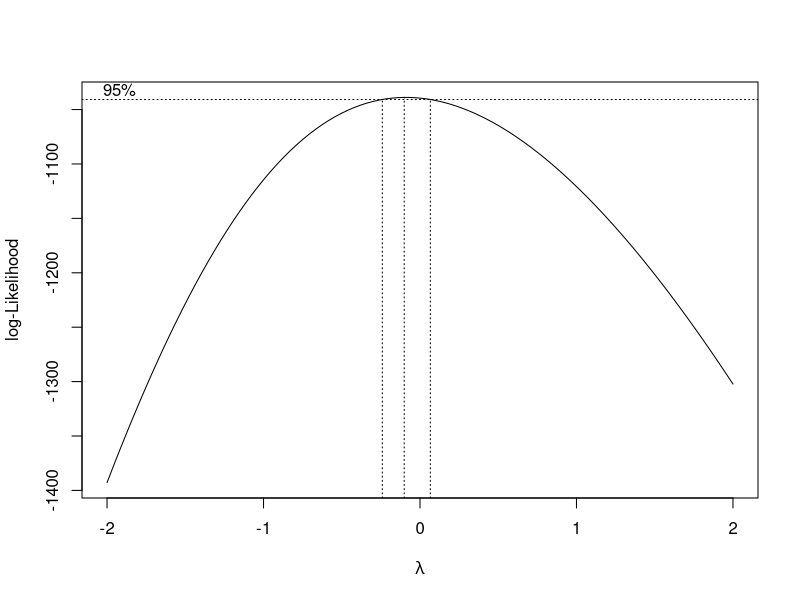
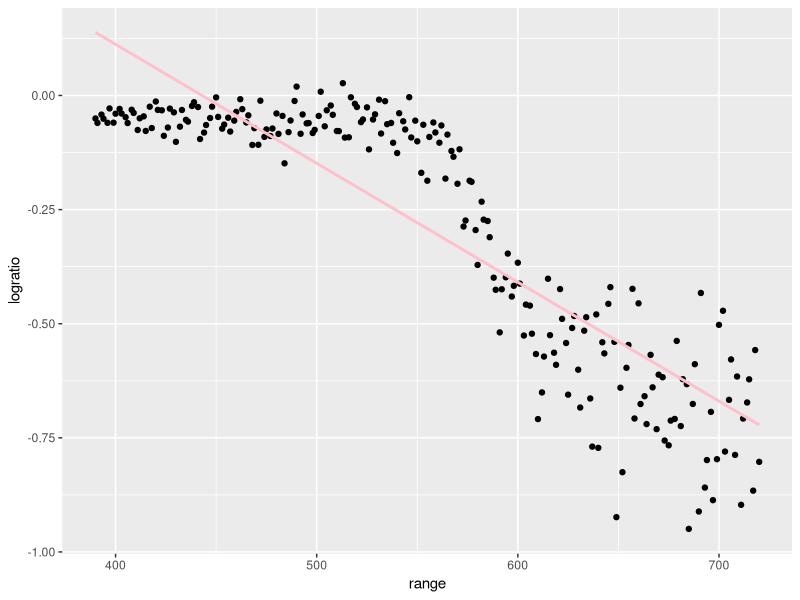
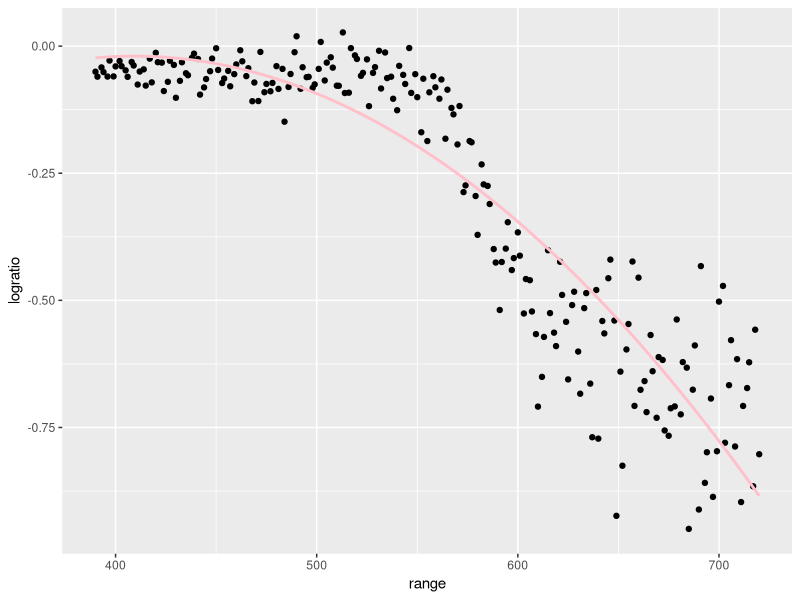
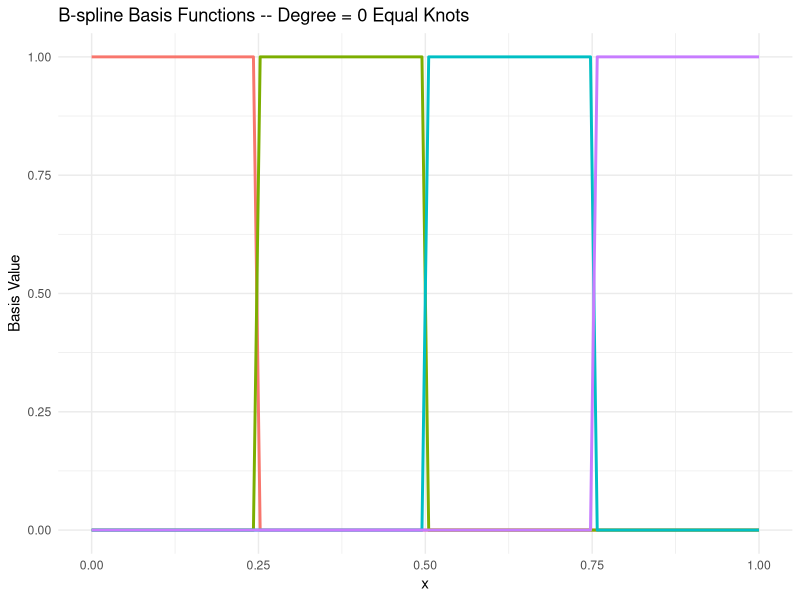
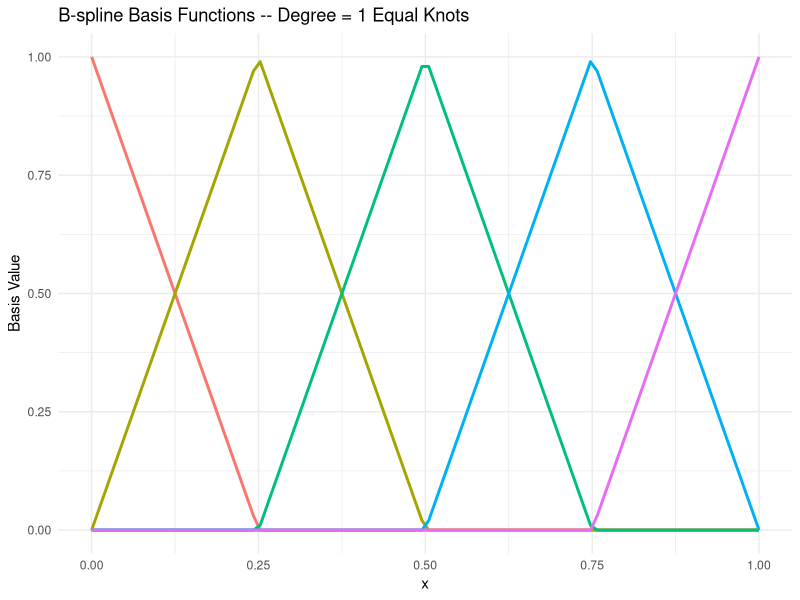
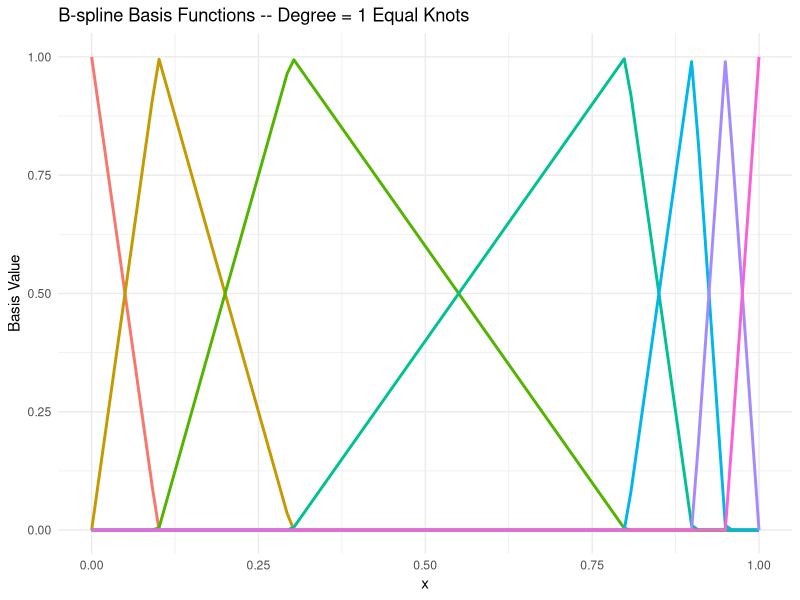
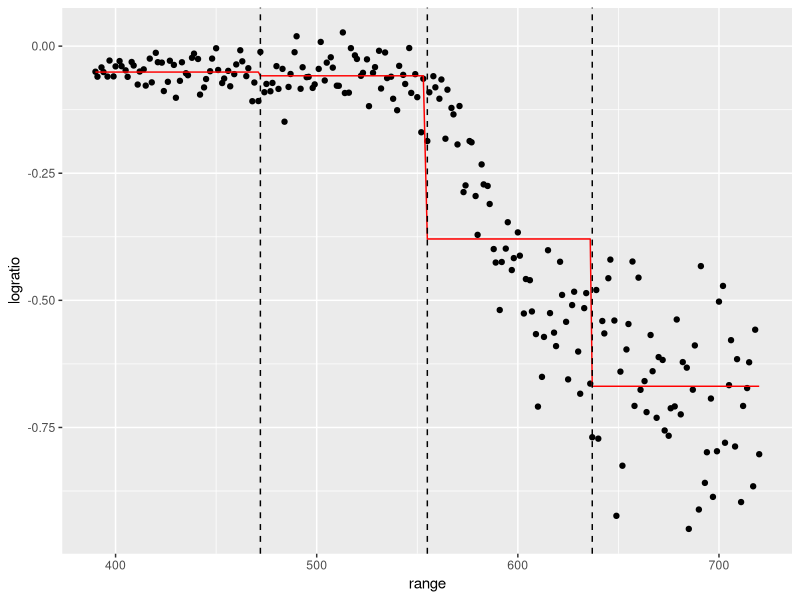
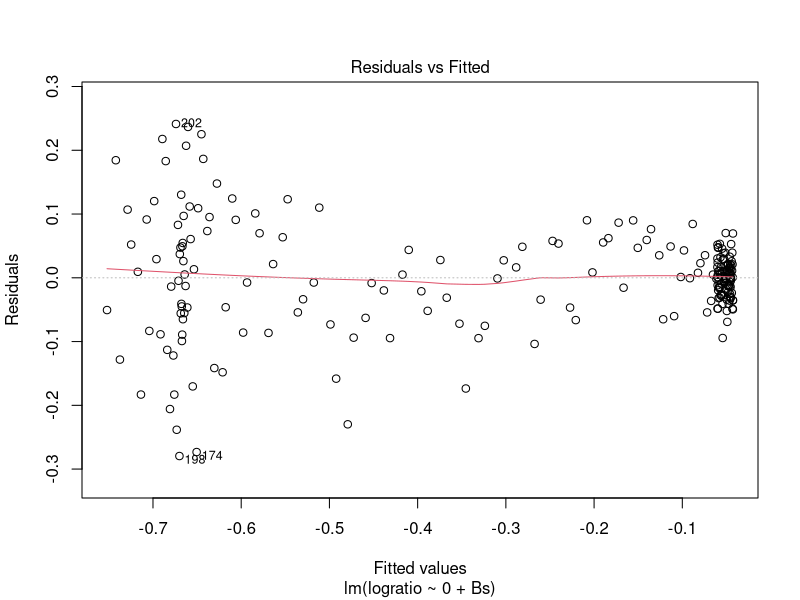

Source code (R) for these figures, in order:
## ---- chunk 1
library(MASS)
mod <- lm(medv ~ crim, Boston)
bc <- boxcox(mod)
bc$x[which.max(bc$y)] #extracts the optimal lambda based on the box cox transformation. 
# 0.1010101 #if this value is within the plot then a box cox transformation is appropriate.  
## ---- chunk 2
library(tidyverse)
lidar <- read.csv("Data/lidar.csv")
ggplot(lidar, aes(x = range, y = logratio))+
  geom_point() +
  geom_smooth(method = 'lm', formula = y ~ x, se=FALSE, color = 'pink')
## ---- chunk 3
ggplot(lidar, aes(x = range, y = logratio))+
  geom_point() +
  geom_smooth(method = 'lm', formula = y ~ poly(x,2), se=FALSE, color = 'pink')
## ---- chunk 4
library(splines2)
# Define a sequence of x values
x <- seq(0, 1, length.out = 100)

# Generate B-spline basis matrix
degree <- 0 # Degree of the spline
num_knots <- 3  # Number of internal knots
knots <- seq(0.25, 0.75, length.out = num_knots)
bspline_basis <- bSpline(x, knots = knots, degree = degree, intercept = TRUE)

# Convert the basis matrix to a data frame for ggplot
basis_df <- as.data.frame(bspline_basis)
basis_df$x <- x

# Melt the data frame for ggplot
library(reshape2)
basis_long <- melt(basis_df, id.vars = "x", variable.name = "Basis", value.name = "Value")

# Plot the B-spline basis functions
ggplot(basis_long, aes(x = x, y = Value, color = Basis)) +
  geom_line(size = 1) +
  labs(title = "B-spline Basis Functions -- Degree = 0 Equal Knots", x = "x", y = "Basis Value") +
  theme_minimal() +
  theme(legend.position = "none")
## ---- chunk 5
    x <- seq(0, 1, length.out = 100)

    # Generate B-spline basis matrix
    degree <- 1 # Degree of the spline
    num_knots <- 3  # Number of internal knots
    knots <- seq(0.25, 0.75, length.out = num_knots)
    bspline_basis <- bSpline(x, knots = knots, degree = degree, intercept = TRUE)

    # Convert the basis matrix to a data frame for ggplot
    basis_df <- as.data.frame(bspline_basis)
    basis_df$x <- x

    # Melt the data frame for ggplot
    library(reshape2)
    basis_long <- melt(basis_df, id.vars = "x", variable.name = "Basis", value.name = "Value")

    # Plot the B-spline basis functions
    ggplot(basis_long, aes(x = x, y = Value, color = Basis)) +
      geom_line(size = 1) +
      labs(title = "B-spline Basis Functions -- Degree = 1 Equal Knots", x = "x", y = "Basis Value") +
      theme_minimal() +
      theme(legend.position = "none")
## ---- chunk 6
    x <- seq(0, 1, length.out = 100)

    # Generate B-spline basis matrix
    degree <- 1 # Degree of the spline
    num_knots <- 5  # Number of internal knots
    knots <- c(0.1,0.3,0.8,0.9,0.95)
    bspline_basis <- bSpline(x, knots = knots, degree = degree, intercept = TRUE)

    # Convert the basis matrix to a data frame for ggplot
    basis_df <- as.data.frame(bspline_basis)
    basis_df$x <- x

    # Melt the data frame for ggplot
    library(reshape2)
    basis_long <- melt(basis_df, id.vars = "x", variable.name = "Basis", value.name = "Value")

    # Plot the B-spline basis functions
    ggplot(basis_long, aes(x = x, y = Value, color = Basis)) +
      geom_line(size = 1) +
      labs(title = "B-spline Basis Functions -- Degree = 1 Equal Knots", x = "x", y = "Basis Value") +
      theme_minimal() +
      theme(legend.position = "none")
## ---- chunk 7
library(splines2)
kn <- quantile(lidar$range,c(0.25,0.5,0.75))
# Calculate the B-spline basis functions
X0 <- bSpline(lidar$range,degree=0,knots=kn,intercept=TRUE)
# I want to use X as my model matrix, therefore, I do not want R to insert an intercept by default. The leading 0 prevents this.
mod_deg0 <- lm(logratio ~ 0 + X0,lidar)
ggplot(data = lidar,aes(x=range,y=logratio)) + 
  geom_point() + 
  geom_line(aes(x=range,y=fitted(mod_deg0)),colour='red') +
  # Create dashed vertical lines at each of the knots
  geom_vline(aes(xintercept = kn[1]),lty=2) +
  geom_vline(aes(xintercept = kn[2]),lty=2) +
  geom_vline(aes(xintercept = kn[3]),lty=2)
## ---- chunk 8

## ---- chunk 9

## ---- chunk 10

## ---- chunk 11
# need to fill in from the html for splines
## ---- chunk 12
Bs <- bSpline(lidar$range, degree = 3, df = 7, intercept = TRUE)
mod <- lm(logratio ~ 0 + Bs, lidar)
summary(mod)

## ---- chunk 13

## ---- chunk 14
# we can still use the predict function as long as the range = 402 is in our observations. 
# you can make predictions for observations not in the data if you can make their B-spline bases correctly 
#because observation 9 in our data is range = 402, we will extract only that row
predict(mod, interval = 'confidence')[9, ]
## ---- chunk 15
plot(mod,1)
plot(mod,2)
library(lmtest)
bptest(mod)
ks.test(rstandard(mod), 'pnorm')
